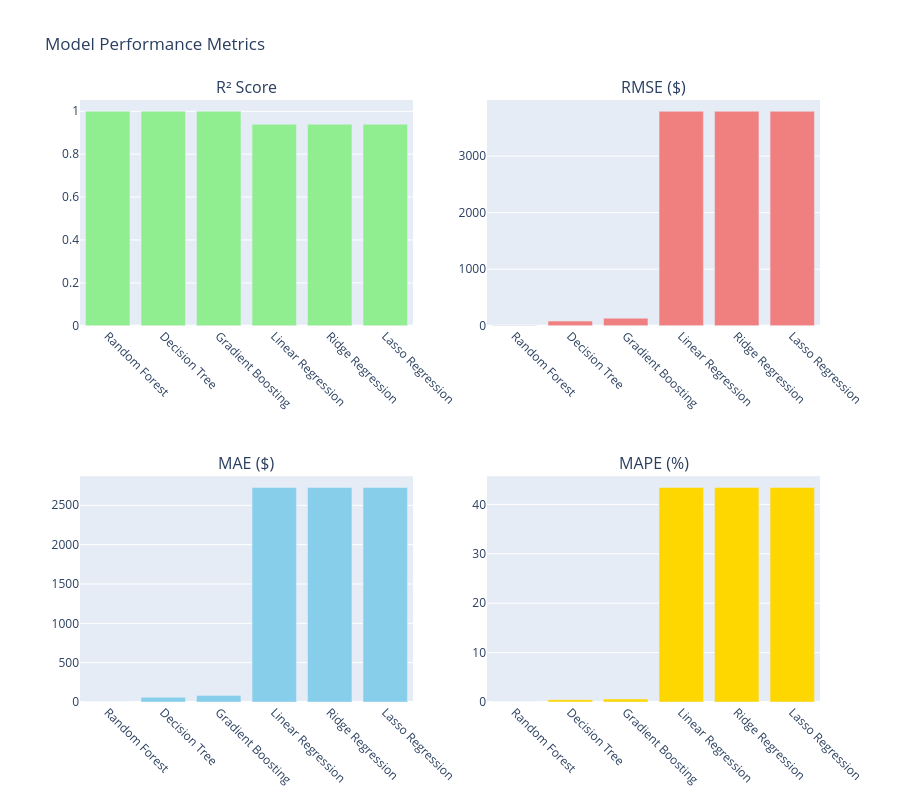

The notebook cell this image was saved under:
### Markdown cell above
### 5.4 Visualize Model Performance

### Code cell
# Interactive comparison charts
fig = make_subplots(
    rows=2, cols=2,
    subplot_titles=('R² Score', 'RMSE ($)', 'MAE ($)', 'MAPE (%)'),
    specs=[[{'type': 'bar'}, {'type': 'bar'}],
           [{'type': 'bar'}, {'type': 'bar'}]]
)

# R² Score
fig.add_trace(
    go.Bar(x=comparison_df['Model'], y=comparison_df['R² Score'], 
           name='R²', marker_color='lightgreen'),
    row=1, col=1
)

# RMSE
fig.add_trace(
    go.Bar(x=comparison_df['Model'], y=comparison_df['RMSE'], 
           name='RMSE', marker_color='lightcoral'),
    row=1, col=2
)

# MAE
fig.add_trace(
    go.Bar(x=comparison_df['Model'], y=comparison_df['MAE'], 
           name='MAE', marker_color='skyblue'),
    row=2, col=1
)

# MAPE
fig.add_trace(
    go.Bar(x=comparison_df['Model'], y=comparison_df['MAPE (%)'], 
           name='MAPE', marker_color='gold'),
    row=2, col=2
)

fig.update_layout(height=800, showlegend=False, title_text="Model Performance Metrics")
fig.update_xaxes(tickangle=45)
fig.show()

### Figure 1 — Plotly figure (JSON) as saved in the notebook; plotly's stock layout.template omitted (floating-point values rounded to 4 significant figures)
{"data": [{"marker": {"color": "lightgreen"}, "name": "R²", "type": "bar", "x": ["Random Forest", "Decision Tree", "Gradient Boosting", "Linear Regression", "Ridge Regression", "Lasso Regression"], "xaxis": "x", "y": [1.0, 1.0, 0.9999, 0.9394, 0.9394, 0.9394], "yaxis": "y"}, {"marker": {"color": "lightcoral"}, "name": "RMSE", "type": "bar", "x": ["Random Forest", "Decision Tree", "Gradient Boosting", "Linear Regression", "Ridge Regression", "Lasso Regression"], "xaxis": "x2", "y": [5.676, 82.69, 133.7, 3793.0, 3793.0, 3793.0], "yaxis": "y2"}, {"marker": {"color": "skyblue"}, "name": "MAE", "type": "bar", "x": ["Random Forest", "Decision Tree", "Gradient Boosting", "Linear Regression", "Ridge Regression", "Lasso Regression"], "xaxis": "x3", "y": [0.6044, 60.75, 84.11, 2726.0, 2726.0, 2726.0], "yaxis": "y3"}, {"marker": {"color": "gold"}, "name": "MAPE", "type": "bar", "x": ["Random Forest", "Decision Tree", "Gradient Boosting", "Linear Regression", "Ridge Regression", "Lasso Regression"], "xaxis": "x4", "y": [0.002412, 0.4593, 0.6131, 43.42, 43.42, 43.41], "yaxis": "y4"}], "layout": {"annotations": [{"font": {"size": 16}, "showarrow": false, "text": "R² Score", "x": 0.225, "xanchor": "center", "xref": "paper", "y": 1, "yanchor": "bottom", "yref": "paper"}, {"font": {"size": 16}, "showarrow": false, "text": "RMSE ($)", "x": 0.775, "xanchor": "center", "xref": "paper", "y": 1, "yanchor": "bottom", "yref": "paper"}, {"font": {"size": 16}, "showarrow": false, "text": "MAE ($)", "x": 0.225, "xanchor": "center", "xref": "paper", "y": 0.375, "yanchor": "bottom", "yref": "paper"}, {"font": {"size": 16}, "showarrow": false, "text": "MAPE (%)", "x": 0.775, "xanchor": "center", "xref": "paper", "y": 0.375, "yanchor": "bottom", "yref": "paper"}], "height": 800, "showlegend": false, "title": {"text": "Model Performance Metrics"}, "xaxis": {"anchor": "y", "domain": [0, 0.45], "tickangle": 45}, "xaxis2": {"anchor": "y2", "domain": [0.55, 1], "tickangle": 45}, "xaxis3": {"anchor": "y3", "domain": [0, 0.45], "tickangle": 45}, "xaxis4": {"anchor": "y4", "domain": [0.55, 1], "tickangle": 45}, "yaxis": {"anchor": "x", "domain": [0.625, 1]}, "yaxis2": {"anchor": "x2", "domain": [0.625, 1]}, "yaxis3": {"anchor": "x3", "domain": [0, 0.375]}, "yaxis4": {"anchor": "x4", "domain": [0, 0.375]}}}
